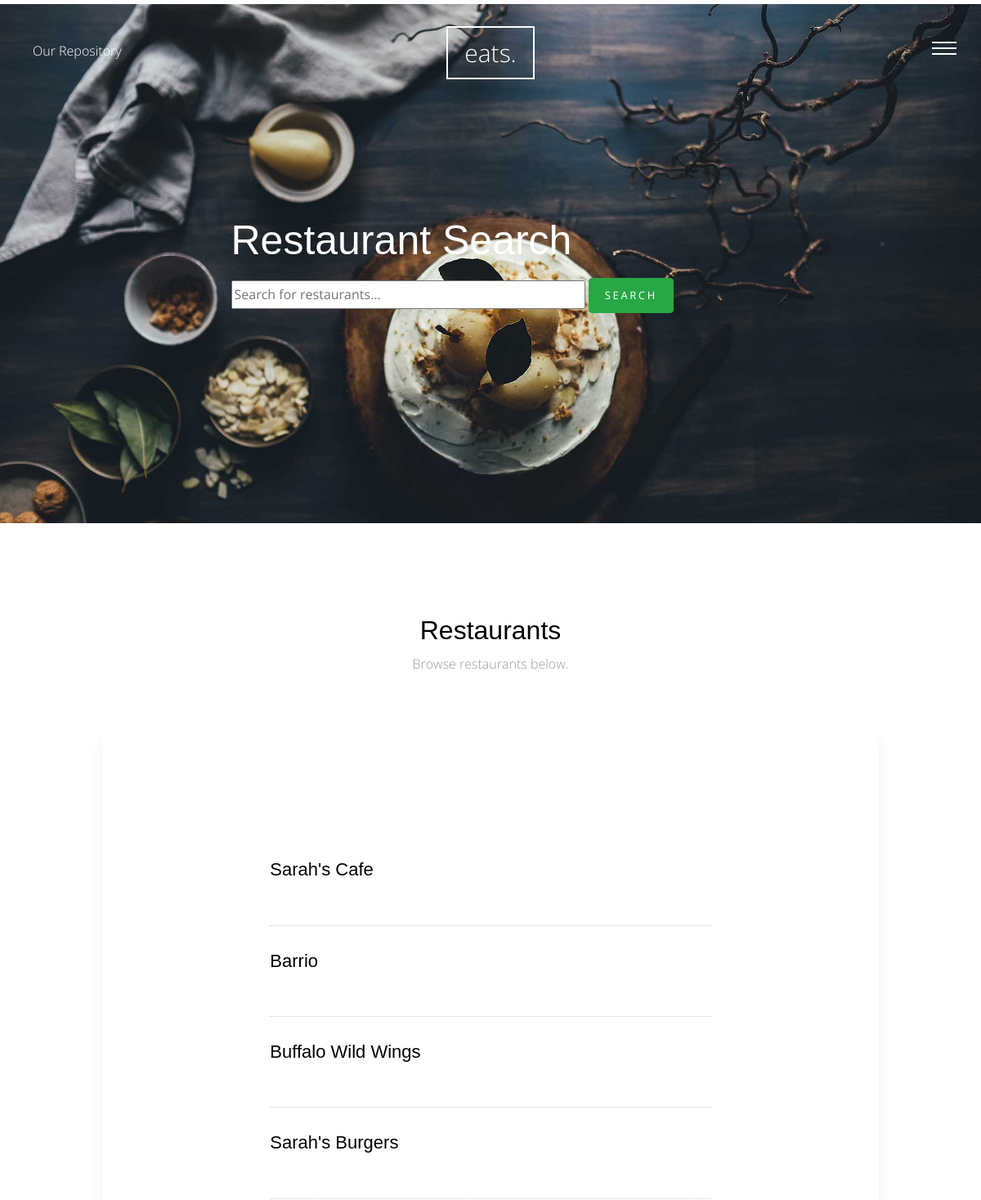
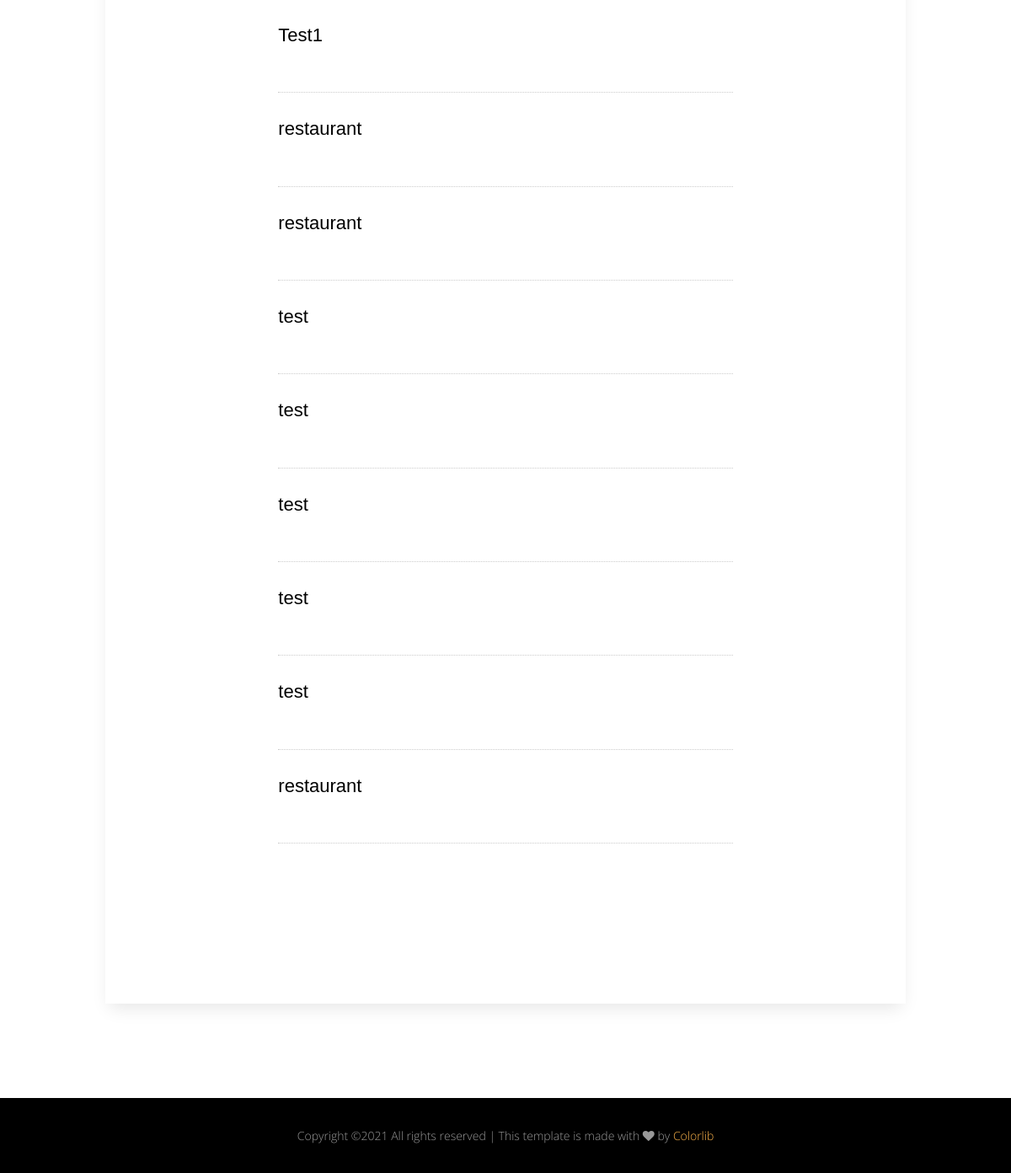
Page /website/restaurant/ on the committed database (2 pictures, top to bottom).
### website/models.py (models this page shows)
class Restaurant(models.Model):
    restaurant_name = models.CharField(max_length=200)
    restaurant_username = models.CharField(max_length=30)
    restaurant_password = models.CharField(max_length=50)

### website/views.py (the view)
# urls.py: path('restaurant/', views.search, name='restaurants'),
def search(request):
    restaurant_list = Restaurant.objects.all()
    if request.method == 'POST':
        form = SearchForm(request.POST)
        if form.is_valid():
            print(form.cleaned_data['restaurantsearch'])
            user_search = form.cleaned_data['restaurantsearch']
            matching_restaurants = Restaurant.objects.filter(restaurant_name__icontains=user_search)
            print(matching_restaurants)
            return render(request, 'website/searchbar.html', {'form' : form, 'matching_restaurants': matching_restaurants})
    else:
        form = SearchForm()
        return render(request, 'website/restaurants.html', {'form' : form, 'restaurant_list': restaurant_list})

### website/forms.py
class SearchForm(forms.Form):
    restaurantsearch = forms.CharField(label='Restaurant Name',max_length=50, required=True)

### website/templates/website/restaurants.html (shortened to what this page needs)
{% extends 'base.html' %}
{% load static %}
{% block body %}
      <div class="main-wrap">
        <div class="cover_1 cover_sm">
          <div class="img_bg" style="background-image: url({% static 'site_static/img/slider-1.jpg' %})" data-stellar-background-ratio="0.5">
            <div class="container">
              <div class="row align-items-center justify-content-center">
                <div class="col-md-7" data-aos="fade-up">
                  <h2 class="heading">Restaurant Search</h2>
                  <form method="post">
                    {% block content %}
                    <form method="POST" class="form-group">
                    <input id="restaurantsearch" type="text" size="50" placeholder="Search for restaurants..."name="restaurantsearch" maxlength="100" required >
                    <button type="submit" class="btn btn-success">Search</button>
                    </form>
                    {% endblock %}
                </form>
                </div>
              </div>
            </div>
          </div>
        </div>
        <div class="section" data-aos="fade-up">
          <div class="container">
            <div class="row justify-content-center mb-5">
              <div class="col-md-8  text-center">
                <h2>Restaurants</h2>
                <p class="lead">Browse restaurants below.</p>
              </div>
            </div>
            <div class="row justify-content-center">
              <div class="col-md-10 p-5 form-wrap">
<div class="section">
  <div class="container">
    <div class="row justify-content-center">
      <div class="col-md-8" data-aos="fade-up">
        {% if restaurant_list %}
        {% for restaurant in restaurant_list %}
            <div class="d-block d-md-flex menu-food-item">
              <div class="text order-1 mb-3">
                <h3><a href="/website/restaurant/user/{{ restaurant.id }}/">{{ restaurant.restaurant_name }}</a></h3>
              </div>
            </div>
          {% endfor %}
        {% else %}
          <p>No restaurants items are available.</p>
      {% endif %}
      </div>
    </div>
  </div>
</div>
</div>
            </div>
          </div>
        </div>
      </div>
            </div>
{% endblock body %}

### static/site_static/css/style.css (style rules this page uses)
html { overflow-x: hidden; }
body { background: #fff; font-family: "Open Sans", cursive; font-size: 16px; line-height: 1.8; font-weight: 300; color: #999999; }
a { -webkit-transition: .3s all ease; -o-transition: .3s all ease; transition: .3s all ease; text-decoration: none; }
h1, h2, h3, h4, h5 { color: #000; font-family: "Playfair Display", Arial, sans-serif; }
h1 a, h2 a, h3 a, h4 a, h5 a { color: #000; }
.btn, .form-control { outline: none; }
.btn { font-size: 13px; text-transform: uppercase; letter-spacing: .2em; }
.menu-food-item { border-bottom: 1px dotted #ccc; float: left; width: 100%; padding-bottom: 30px; margin-bottom: 30px; }
.menu-food-item .text { width: calc(100%); }
@media (min-width: 768px) { .menu-food-item .text { width: calc(100% - 70px); } }
.menu-food-item h3 { font-size: 22px; }
.menu-food-item h3 a { color: #000; -webkit-transition: .3s all ease; -o-transition: .3s all ease; transition: .3s all ease; }
.lead { font-size: 16px; }
.section { padding: 7em 0; }
.form-wrap { padding: 40px; background: #fff; -webkit-box-shadow: 0 10px 20px -5px rgba(0, 0, 0, 0.1); box-shadow: 0 10px 20px -5px rgba(0, 0, 0, 0.1); }
.cover_1 { position: relative; }
.cover_1 .img_bg { background-repeat: no-repeat; background-size: cover !important; background-position: center center; }
.cover_1 .img_bg, .cover_1 .img_bg > .container > .row { min-height: 700px; height: 100vh; }
.cover_1.cover_sm .img_bg, .cover_1.cover_sm .img_bg > .container > .row { min-height: 600px; height: 80vh; }
.cover_1 .heading { color: white; font-weight: 300; font-size: 30px; line-height: 1.5; }
@media (min-width: 768px) { .cover_1 .heading { font-size: 50px; line-height: 1.5; } }

### rows in the picture
Restaurant: restaurant_name "Sarah's Cafe"
Restaurant: restaurant_name "Barrio"
Restaurant: restaurant_name "Buffalo Wild Wings"
Restaurant: restaurant_name "Sarah's Burgers"
Restaurant: restaurant_name "Test1"
Restaurant: restaurant_name "restaurant"
Restaurant: restaurant_name "restaurant"
Restaurant: restaurant_name "test"
Restaurant: restaurant_name "test"
Restaurant: restaurant_name "test"
Restaurant: restaurant_name "test"
Restaurant: restaurant_name "test"
Restaurant: restaurant_name "restaurant"
